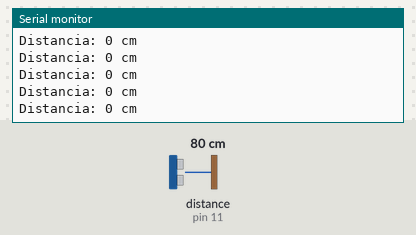
Recording of a sketch running on a simulated Arduino Uno, built with avr-gcc and run on an emulated ATmega328P. Parts: the last lines printed to the serial monitor. Wiring (inferred from the names in the program): ultrasonic range finder: trigger pin 12; echo pin 11. The inputs (shaded band) are chosen by the test bench; at power-on: distance to the obstacle (sensor on pin 11) 80 cm. The echo pulse lasts 58.3 µs per cm.

Above: at 1.2 s.
1.3 s: distance to the obstacle (sensor on pin 11) set to 18 cm
At 2.2 s:
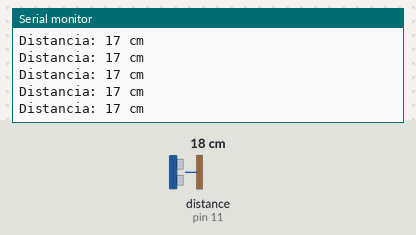
4.3 s: distance to the obstacle (sensor on pin 11) set to 2 cm
At 5.3 s:
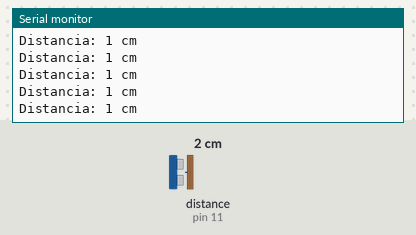
7.3 s: distance to the obstacle (sensor on pin 11) set to 35 cm
At 7.9 s:
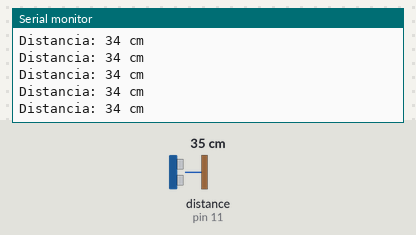
10.3 s: distance to the obstacle (sensor on pin 11) set to 4 cm
At 11.3 s:
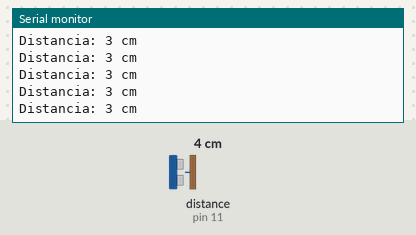
16.3 s: distance to the obstacle (sensor on pin 11) set to 299 cm
At 16.8 s:
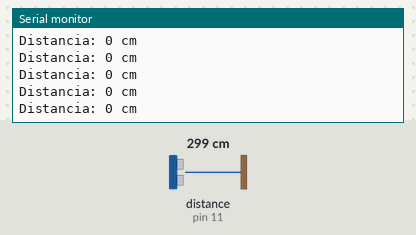
Timing chart, 0 to 19.3 s (numbered marks = the images above; inputs shaded):
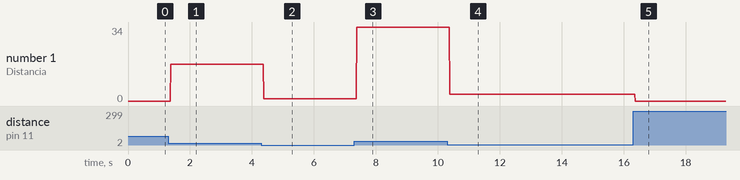

The sketch:

Ultrasonico.ino
```cpp
/*
 D12 - Azul marino
 D11 - Verde
 +5V - Rojo
 GND - Negro
 */
const int pinOUT_Trigger = 12;
const int pinIN_Echo = 11;
long tiempo_ida_y_vuelta;

void setup() {
  pinMode(pinOUT_Trigger, OUTPUT);
  pinMode(pinIN_Echo, INPUT);
  Serial.begin(9600); // Starts the serial communication
}
void loop() {
  long distancia=CalcularDistanciaUltrasonico();
  Serial.print("Distancia: ");
  Serial.print(distancia);
  Serial.println(" cm");
}
long CalcularDistanciaUltrasonico(){
  // Clears the pinOUT_Trigger
  digitalWrite(pinOUT_Trigger, LOW);
  delayMicroseconds(2);

  // Sets the pinOUT_Trigger on HIGH state for 10 micro seconds
  digitalWrite(pinOUT_Trigger, HIGH);
  delayMicroseconds(10);
  digitalWrite(pinOUT_Trigger, LOW);

  // Reads the pinIN_Echo, returns the sound wave travel time in microseconds
  tiempo_ida_y_vuelta = pulseIn(pinIN_Echo, HIGH);

  if(tiempo_ida_y_vuelta >= 3000 ){//Mas de 50CM
    return 0;
  }


  return CalcularDistanciaSensorUltrasonico(tiempo_ida_y_vuelta);
}

long CalcularDistanciaSensorUltrasonico(long tiempo_ida_y_vuelta){
  /*
    _______________________________________________
   |-----------------------------------------------|
   |                FORMULA GENERAL                |
   |-----------------------------------------------|
   |         Velocidad = Distancia/Tiempo          |
   |-----------------------------------------------|
   |Velocidad del sonido =  340 m/s = 0.034 cm/µs  |
   |-----------------------------------------------|
   |  Distancia = Velocidad * Tiempo               |
   |-----------------------------------------------|
   |  Distancia = tiempo_ida_y_vuelta * (velocidad del sonido)  |
   |-----------------------------------------------|
   Nota: Como solo estamos calculando la distancia de ida,
   y el sensor HC-SR04 Manda un pulso de ida y regreso,
   dividimos entre dos y obtenemos la distancia correcta.
   */
  return (tiempo_ida_y_vuelta * 0.034) / 2;
}
```

Measured:
- after the input at 1.3 s, the serial monitor: prints a new line after 0.08 s (image 1)
- after the input at 4.3 s, the serial monitor: prints a new line after 0.08 s (image 2)
- after the input at 7.3 s, the serial monitor: prints a new line after 0.09 s (image 3)
- after the input at 10.3 s, the serial monitor: prints a new line after 0.08 s (image 4)
- after the input at 16.3 s, the serial monitor: prints a new line after 0.07 s (image 5)
- plotted number 1: 0 → 17 after the input at 1.3 s, 17 → 1 after the input at 4.3 s, 1 → 34 after the input at 7.3 s, 34 → 3 after the input at 10.3 s, 3 → 0 after the input at 16.3 s
